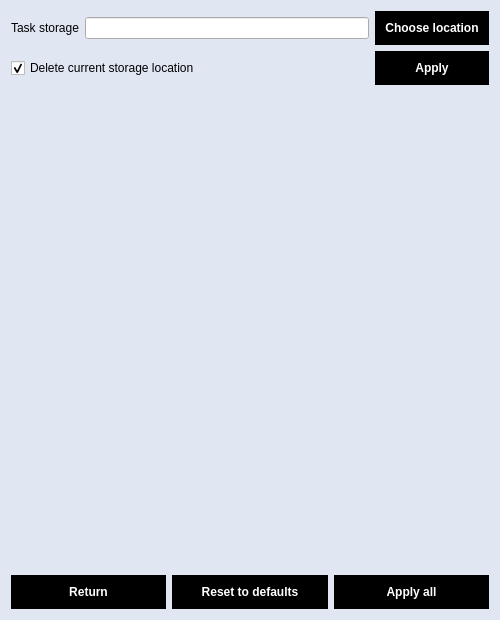
<?xml version="1.0" encoding="UTF-8"?>
<ui version="4.0">
 <class>Settings</class>
 <widget class="QDialog" name="Settings">
  <property name="geometry">
   <rect>
    <x>0</x>
    <y>0</y>
    <width>500</width>
    <height>620</height>
   </rect>
  </property>
  <property name="windowTitle">
   <string>Dialog</string>
  </property>
  <property name="styleSheet">
   <string notr="true">QDialog {
	background-color: #E1E7F2;
}

QPushButton {
	padding: 10px;
	color: white;
	font-weight: bold;
	border: none;
}

/* default button style */
QPushButton {
	background-color: black;
}

QPushButton:hover {
	background-color: grey;
}

/* OKbutton button style */
QPushButton[objectName=&quot;OKbutton&quot;], QPushButton[objectName=&quot;applyAllButton&quot;], QPushButton[objectName=&quot;taskStorageApplyButton&quot;] {
	background-color: #85B404;
}

QPushButton[objectName=&quot;OKbutton&quot;]:hover, QPushButton[objectName=&quot;applyAllButton&quot;]:hover, QPushButton[objectName=&quot;taskStorageApplyButton&quot;]:hover {
	background-color: #A2DC04;
}

/* refresh button style */
QPushButton[objectName=&quot;refreshButton&quot;], QPushButton[objectName=&quot;taskStorageChooseDialogButton&quot;],
QPushButton[objectName=&quot;resetDefaultButton&quot;] {
	background-color: #197BBD;
}

QPushButton[objectName=&quot;refreshButton&quot;]:hover, QPushButton[objectName=&quot;taskStorageChooseDialogButton&quot;]:hover,
QPushButton[objectName=&quot;resetDefaultButton&quot;]:hover {
	background-color: #6A7FDB;
}

/* &quot;deny&quot; button style */
QPushButton[objectName=&quot;returnButton&quot;] {
	background-color: #E0001E;
}

QPushButton[objectName=&quot;returnButton&quot;]:hover {
	background-color: #FF0022;
}

QPushButton[objectName=&quot;applyAllButton&quot;]:disabled, QPushButton[objectName=&quot;taskStorageApplyButton&quot;]:disabled {
    background-color: #87898D;
}</string>
  </property>
  <layout class="QVBoxLayout" name="verticalLayout">
   <item>
    <layout class="QGridLayout" name="taskStorageLayout">
     <item row="0" column="0">
      <widget class="QLabel" name="taskStorageSettingsNameLabel">
       <property name="text">
        <string>Task storage</string>
       </property>
      </widget>
     </item>
     <item row="0" column="1">
      <widget class="QLineEdit" name="taskStorageChosenLocation"/>
     </item>
     <item row="0" column="2">
      <widget class="QPushButton" name="taskStorageChooseDialogButton">
       <property name="text">
        <string>Choose location</string>
       </property>
      </widget>
     </item>
     <item row="1" column="0" colspan="2">
      <widget class="QCheckBox" name="taskStorageDeleteCurrentBox">
       <property name="text">
        <string>Delete current storage location</string>
       </property>
       <property name="checked">
        <bool>true</bool>
       </property>
      </widget>
     </item>
     <item row="1" column="2">
      <widget class="QPushButton" name="taskStorageApplyButton">
       <property name="text">
        <string>Apply</string>
       </property>
      </widget>
     </item>
    </layout>
   </item>
   <item>
    <spacer name="verticalSpacer">
     <property name="orientation">
      <enum>Qt::Vertical</enum>
     </property>
     <property name="sizeHint" stdset="0">
      <size>
       <width>20</width>
       <height>40</height>
      </size>
     </property>
    </spacer>
   </item>
   <item>
    <layout class="QHBoxLayout" name="ApplyReturnLayout">
     <item>
      <widget class="QPushButton" name="returnButton">
       <property name="text">
        <string>Return</string>
       </property>
      </widget>
     </item>
     <item>
      <widget class="QPushButton" name="resetDefaultButton">
       <property name="text">
        <string>Reset to defaults</string>
       </property>
      </widget>
     </item>
     <item>
      <widget class="QPushButton" name="applyAllButton">
       <property name="text">
        <string>Apply all</string>
       </property>
      </widget>
     </item>
    </layout>
   </item>
  </layout>
 </widget>
 <resources/>
 <connections/>
</ui>
